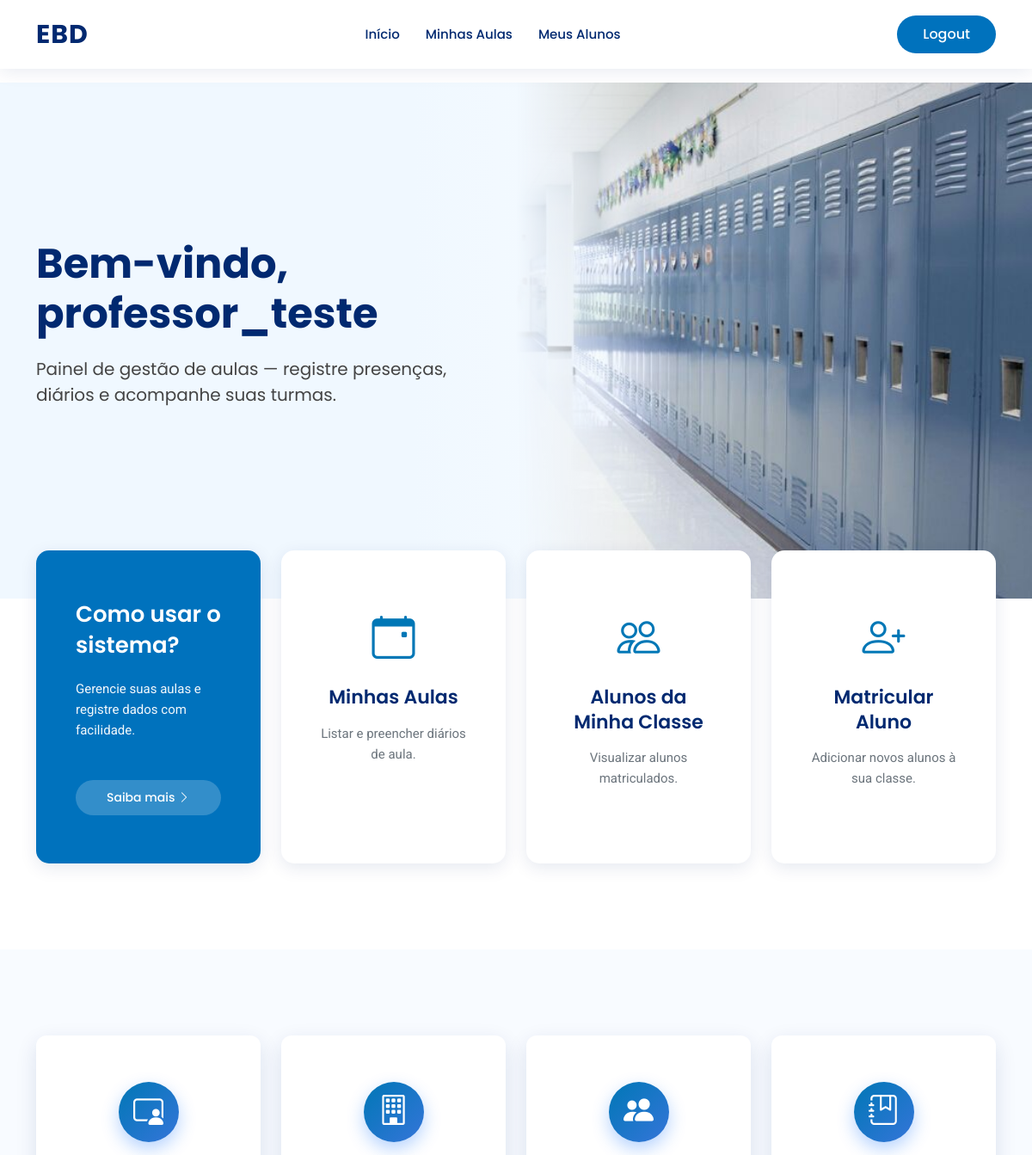
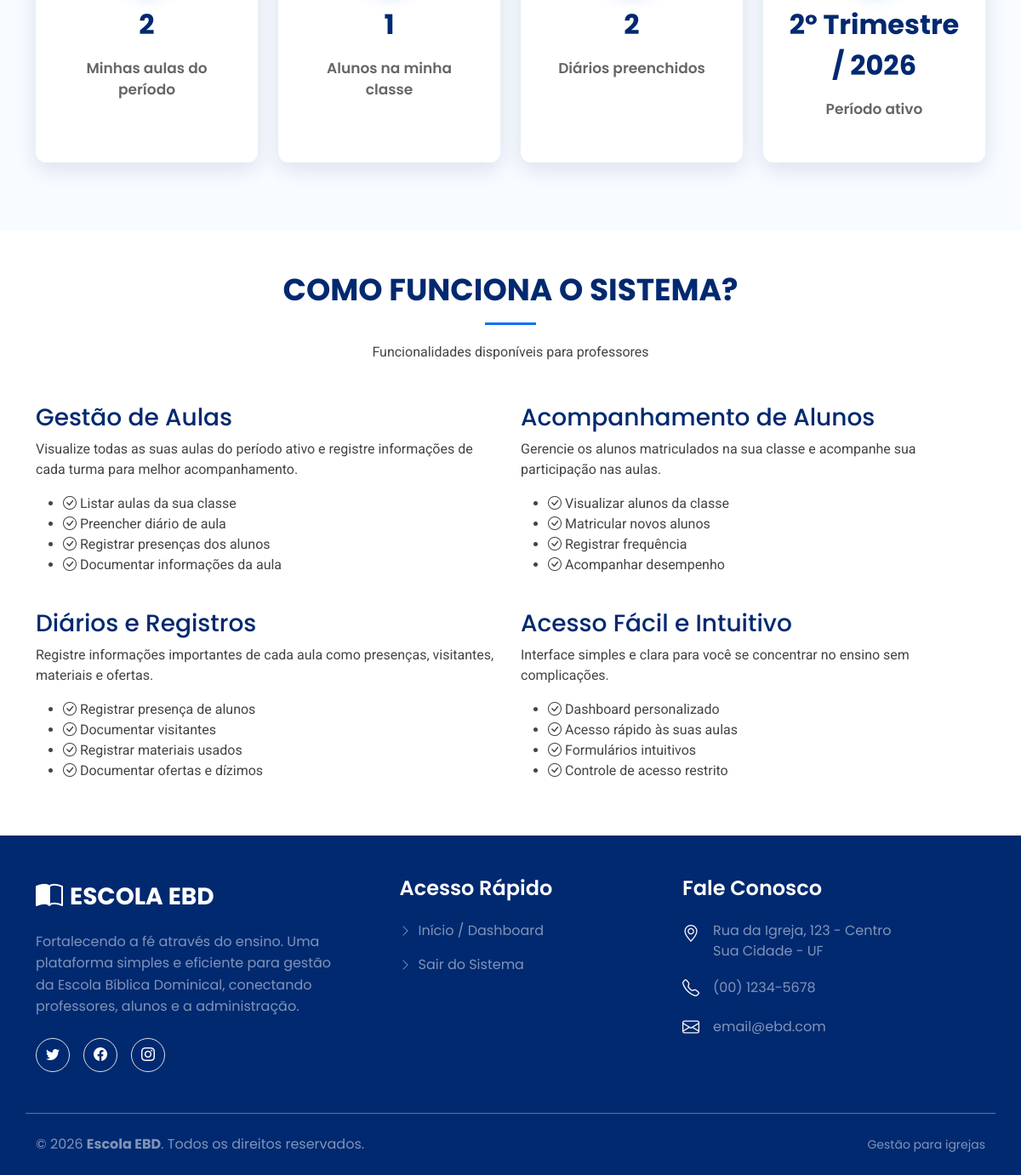
Screenshot of / (signed in) with the database file from the repository (2 pictures, top to bottom).
### base/models.py (models this page shows, shortened)
class Usuario(AbstractUser):
    ROLE_CHOICES = [
        ('superintendente', 'Superintendente'),
        ('secretario', 'Secretário'),
        ('professor', 'Professor'),
    ]
    igreja = models.ForeignKey(Igreja, on_delete=models.PROTECT, related_name="usuarios", null=True, blank=True)
    role = models.CharField("Cargo", max_length=50, choices=ROLE_CHOICES, default='professor')
    class Meta:
        verbose_name = "Usuário"
        verbose_name_plural = "Usuários"

class Trimestre(models.Model):
    igreja = models.ForeignKey(Igreja, on_delete=models.PROTECT, related_name="trimestres")
    trimestre = models.CharField(max_length=50)  # 1 Trim
    ano = models.PositiveIntegerField()
    ativo = models.BooleanField(default=False)
    concluido = models.BooleanField(default=False)
    class Meta:
        verbose_name = "Trimestre"
        verbose_name_plural = "Trimestres"
        unique_together = ('igreja', 'trimestre', 'ano')
        ordering = ["-ano", "trimestre"]

### base/views.py (the view, shortened to what this page needs)
# urls.py: path('', views.dashboard, name='home'),  # raiz -> dashboard
@login_required
def dashboard(request):
    if request.user.role == 'superintendente':
        classes = Classe.objects.all()
        usuarios_disponiveis = Usuario.objects.filter(role='professor', professor__isnull=True)
        total_professores = Professor.objects.count()
        total_classes = classes.count()
        total_alunos = Aluno.objects.count()
        total_secretarios = Usuario.objects.filter(role='secretario').count()
        total_trimestres = Trimestre.objects.count()
        return render(request, 'tela_inicial/dashboard_superintendente.html', {
            'perfil': 'Superintendente',
            'classes': classes,
            'usuarios_disponiveis': usuarios_disponiveis,
            'total_professores': total_professores,
            'total_classes': total_classes,
            'total_alunos': total_alunos,
            'total_secretarios': total_secretarios,
            'total_trimestres': total_trimestres,
        })
    elif request.user.role == 'professor':
        vinculado = hasattr(request.user, 'professor')
        total_aulas = 0
        total_alunos = 0
        total_diarios = 0
        trimestre_ativo = Trimestre.objects.filter(ativo=True).first()
        if vinculado:
            professor_obj = request.user.professor
            classe = professor_obj.classe
            aulas_qs = Aula.objects.filter(classe=classe)
            if trimestre_ativo:
                aulas_qs = aulas_qs.filter(trimestre=trimestre_ativo)
            total_aulas = aulas_qs.count()
            if trimestre_ativo:
                total_alunos = Matricula.objects.filter(classe=classe, trimestre=trimestre_ativo, ativa=True).count()
                total_diarios = Diario.objects.filter(aula__classe=classe, aula__trimestre=trimestre_ativo).count()
            else:
                total_alunos = Matricula.objects.filter(classe=classe, ativa=True).count()
                total_diarios = Diario.objects.filter(aula__classe=classe).count()
        return render(request, 'tela_inicial/dashboard_professor.html', {
            'perfil': 'Professor',
            'vinculado': vinculado,
            'total_aulas': total_aulas,
            'total_alunos': total_alunos,
            'total_diarios': total_diarios,
            'trimestre_ativo': trimestre_ativo,
        })
    return redirect('login')

### base/templates/tela_inicial/dashboard_professor.html (shortened to what this page needs)
{% extends 'tela_inicial/layout_base.html' %}
{% block conteudo %}
<section id="hero" class="hero d-flex align-items-center">
  <div class="container">
    <div class="row">
      <div class="col-lg-6 d-flex flex-column justify-content-center">
        <h1 data-aos="fade-up">Bem-vindo,
          {% if request.user.get_full_name %}{{ request.user.get_full_name }}{% else %}{{ request.user.username }}{% endif %}
        </h1>
        <h2 data-aos="fade-up" data-aos-delay="400">Painel de gestão de aulas — registre presenças, diários e acompanhe suas turmas.</h2>
      </div>
      </div>
  </div>
</section>
<section id="hero-cards" class="hero-cards">
  <div class="container">
    <div class="row g-4">
      <div class="col-lg-3 col-md-6">
        <div class="card blue-card h-100">
          <div class="card-body d-flex flex-column justify-content-between">
            <div>
              <h3>Como usar o sistema?</h3>
              <p>Gerencie suas aulas e registre dados com facilidade.</p>
            </div>
            <a href="#about-app" class="btn btn-light-blue mt-3">Saiba mais <i class="bi bi-chevron-right"></i></a>
          </div>
        </div>
      </div>
      <div class="col-lg-3 col-md-6">
        <a href="{% url 'aula_list_professor' %}" class="card icon-card h-100 text-center" style="text-decoration: none; color: inherit;">
          <div class="card-body">
            <div class="icon-box mb-3">
              <i class="bi bi-calendar-event"></i>
            </div>
            <h4>Minhas Aulas</h4>
            <p>Listar e preencher diários de aula.</p>
          </div>
        </a>
      </div>
      <div class="col-lg-3 col-md-6">
        <a href="{% url 'aluno_list_professor' %}" class="card icon-card h-100 text-center" style="text-decoration: none; color: inherit;">
          <div class="card-body">
            <div class="icon-box mb-3">
              <i class="bi bi-people"></i>
            </div>
            <h4>Alunos da Minha Classe</h4>
            <p>Visualizar alunos matriculados.</p>
          </div>
        </a>
      </div>
      {% if vinculado %}
      <div class="col-lg-3 col-md-6">
        <a href="{% url 'aluno_matricular' %}" class="card icon-card h-100 text-center" style="text-decoration: none; color: inherit;">
          <div class="card-body">
            <div class="icon-box mb-3">
              <i class="bi bi-person-plus"></i>
            </div>
            <h4>Matricular Aluno</h4>
            <p>Adicionar novos alunos à sua classe.</p>
          </div>
        </a>
      </div>
      {% endif %}
    </div>
  </div>
</section>
<section id="stats" class="stats section-bg">
  <div class="container">
    <div class="row gy-4">
      <div class="col-lg-3 col-md-6">
        <a href="{% url 'aula_list_professor' %}" class="text-decoration-none text-reset">
          <div class="stats-item text-center w-100 h-100">
            <div class="icon-circle mx-auto mb-3">
              <i class="bi bi-person-video3"></i>
            </div>
            <span class="fs-2 fw-bold" style="color: #012970;">{{ total_aulas }}</span>
            <p>Minhas aulas do período</p>
          </div>
        </a>
      </div>
      <div class="col-lg-3 col-md-6">
        <a href="{% url 'aluno_list_professor' %}" class="text-decoration-none text-reset">
          <div class="stats-item text-center w-100 h-100">
            <div class="icon-circle mx-auto mb-3">
              <i class="bi bi-building"></i>
            </div>
            <span class="fs-2 fw-bold" style="color: #012970;">{{ total_alunos }}</span>
            <p>Alunos na minha classe</p>
          </div>
        </a>
      </div>
      <div class="col-lg-3 col-md-6">
        <a href="{% url 'aula_list_professor' %}" class="text-decoration-none text-reset">
          <div class="stats-item text-center w-100 h-100">
            <div class="icon-circle mx-auto mb-3">
              <i class="bi bi-people-fill"></i>
            </div>
            <span class="fs-2 fw-bold" style="color: #012970;">{{ total_diarios }}</span>
            <p>Diários preenchidos</p>
          </div>
        </a>
      </div>
      <div class="col-lg-3 col-md-6">
        <a href="" class="text-decoration-none text-reset">
          <div class="stats-item text-center w-100 h-100">
            <div class="icon-circle mx-auto mb-3">
              <i class="bi bi-journal-bookmark"></i>
            </div>
            <span class="fs-2 fw-bold" style="color: #012970;">{% if trimestre_ativo %}{{ trimestre_ativo.trimestre }} / {{ trimestre_ativo.ano }}{% else %}Nenhum{% endif %}</span>
            <p>Período ativo</p>
          </div>
        </a>
      </div>
    </div>
  </div>
</section>
<section id="about-app" class="about-app section-bg">
  <div class="container">
    <header class="section-header text-center mb-5 mt-5">
      <h2>Como funciona o sistema?</h2>
      <p>Funcionalidades disponíveis para professores</p>
    </header>
    <div class="row gy-4">
      <div class="col-lg-6">
        <div class="about-box">
          <h3>Gestão de Aulas</h3>
          <p>Visualize todas as suas aulas do período ativo e registre informações de cada turma para melhor acompanhamento.</p>
          <ul class="features-list">
            <li><i class="bi bi-check-circle"></i> Listar aulas da sua classe</li>
            <li><i class="bi bi-check-circle"></i> Preencher diário de aula</li>
            <li><i class="bi bi-check-circle"></i> Registrar presenças dos alunos</li>
            <li><i class="bi bi-check-circle"></i> Documentar informações da aula</li>
          </ul>
        </div>
      </div>
      <div class="col-lg-6">
        <div class="about-box">
          <h3>Acompanhamento de Alunos</h3>
          <p>Gerencie os alunos matriculados na sua classe e acompanhe sua participação nas aulas.</p>
          <ul class="features-list">
            <li><i class="bi bi-check-circle"></i> Visualizar alunos da classe</li>
            <li><i class="bi bi-check-circle"></i> Matricular novos alunos</li>
            <li><i class="bi bi-check-circle"></i> Registrar frequência</li>
            <li><i class="bi bi-check-circle"></i> Acompanhar desempenho</li>
          </ul>
        </div>
      </div>
      <div class="col-lg-6">
        <div class="about-box">
          <h3>Diários e Registros</h3>
          <p>Registre informações importantes de cada aula como presenças, visitantes, materiais e ofertas.</p>
          <ul class="features-list">
            <li><i class="bi bi-check-circle"></i> Registrar presença de alunos</li>
            <li><i class="bi bi-check-circle"></i> Documentar visitantes</li>
            <li><i class="bi bi-check-circle"></i> Registrar materiais usados</li>
            <li><i class="bi bi-check-circle"></i> Documentar ofertas e dízimos</li>
          </ul>
        </div>
      </div>
      <div class="col-lg-6">
        <div class="about-box">
          <h3>Acesso Fácil e Intuitivo</h3>
          <p>Interface simples e clara para você se concentrar no ensino sem complicações.</p>
          <ul class="features-list">
            <li><i class="bi bi-check-circle"></i> Dashboard personalizado</li>
            <li><i class="bi bi-check-circle"></i> Acesso rápido às suas aulas</li>
            <li><i class="bi bi-check-circle"></i> Formulários intuitivos</li>
            <li><i class="bi bi-check-circle"></i> Controle de acesso restrito</li>
          </ul>
        </div>
      </div>
    </div>
  </div>
</section>
{% endblock conteudo %}

### base/static/css/style.css (style rules this page uses)
:root { --color-primary: #012970; --color-secondary: #0077b6; --color-accent: #0d6efd; --color-light-bg: #f6f9ff; --color-card-blue: #0072bd; --font-titles: "Poppins", sans-serif; --font-body: "Roboto", sans-serif; }
body { font-family: var(--font-body); color: #444444; background-color: #fff; }
h1, h2, h3, h4, h5, h6 { font-family: var(--font-titles); color: var(--color-primary); }
.hero { width: 100%; min-height: 75vh; background: linear-gradient(to right, #f0f8ff 40%, #fff 100%); position: relative; padding-top: 60px; padding-bottom: 60px; overflow: hidden; display: flex; align-items: center; }
.hero::after { content: ''; position: absolute; right: 0; top: 0; width: 50%; height: 100%; background: url('/static/img/Home.jpg') right center no-repeat; background-size: cover; z-index: 1; mask-image: linear-gradient(to right, transparent 0%, black 30%); -webkit-mask-image: linear-gradient(to right, transparent 0%, black 30%); }
.hero .container { position: relative; z-index: 2; }
.hero h1 { font-family: var(--font-titles); font-weight: 700; margin: 0 0 20px 0; font-size: 48px; color: var(--color-primary); }
.hero h2 { font-family: var(--font-titles); font-weight: 400; color: #444444; margin-bottom: 40px; font-size: 20px; line-height: 1.5; }
.hero-cards { position: relative; margin-top: -80px; z-index: 3; padding-bottom: 100px; }
.hero-cards .card { border: none; border-radius: 15px; box-shadow: 0px 5px 20px rgba(1, 41, 112, 0.1); transition: all 0.3s ease; }
.hero-cards .blue-card { background-color: var(--color-card-blue); color: #fff; padding: 40px 30px; }
.hero-cards .blue-card h3 { font-family: var(--font-titles); font-weight: 600; color: #fff; font-size: 26px; margin-bottom: 20px; line-height: 1.4; }
.hero-cards .blue-card p { font-family: var(--font-body); font-size: 15px; margin-bottom: 30px; line-height: 1.6; color: rgba(255, 255, 255, 0.95); }
.btn-light-blue { font-family: var(--font-titles); font-weight: 500; background-color: rgba(255,255,255, 0.2); color: #fff; border: none; border-radius: 30px; padding: 10px 24px; font-size: 14px; transition: all 0.3s ease; }
.hero-cards .icon-card { padding: 50px 30px; }
.hero-cards .icon-card .icon-box { display: flex; align-items: center; justify-content: center; }
.hero-cards .icon-card i { font-size: 50px; color: var(--color-secondary); transition: 0.3s; }
.hero-cards .icon-card h4 { font-family: var(--font-titles); font-weight: 600; font-size: 22px; margin-bottom: 15px; color: var(--color-primary); line-height: 1.3; }
.hero-cards .icon-card p { font-family: var(--font-body); font-size: 15px; color: #6c757d; line-height: 1.6; }
.stats { padding: 100px 0 80px 0; background-color: #f8fbff; }
.stats-item { padding: 50px 30px; background: #fff; box-shadow: 0px 8px 25px rgba(1, 41, 112, 0.12); border-radius: 12px; transition: all 0.3s ease; border-top: 4px solid transparent; }
.stats-item .icon-circle { width: 70px; height: 70px; background: linear-gradient(135deg, var(--color-secondary) 0%, #3575d9 100%); border-radius: 50%; display: flex; align-items: center; justify-content: center; margin-bottom: 20px; box-shadow: 0px 8px 20px rgba(13, 110, 253, 0.3); }
.stats-item i { font-size: 35px; color: #fff; }
.stats-item span { font-family: var(--font-titles); display: block; font-size: 42px; font-weight: 800; color: var(--color-primary); margin-top: 20px; margin-bottom: 15px; }
.stats-item p { font-family: var(--font-titles); font-weight: 600; margin: 0; font-size: 17px; color: #666666; line-height: 1.5; }
.section-header h2 { font-family: var(--font-titles); font-size: 36px; font-weight: 700; text-transform: uppercase; color: var(--color-primary); position: relative; padding-bottom: 20px; }
.section-header h2::after { content: ''; position: absolute; display: block; width: 60px; height: 3px; background: var(--color-accent); bottom: 0; left: calc(50% - 30px); }
.section-header p { font-family: var(--font-body); margin-top: 20px; color: #444444; }

### rows the page displays
Usuario: user.username "professor_teste"
Trimestre: trimestre "2º Trimestre", ano "2026"

### other values shown
{{ total_aulas }} "2"
{{ total_alunos }} "1"
{{ total_diarios }} "2"
